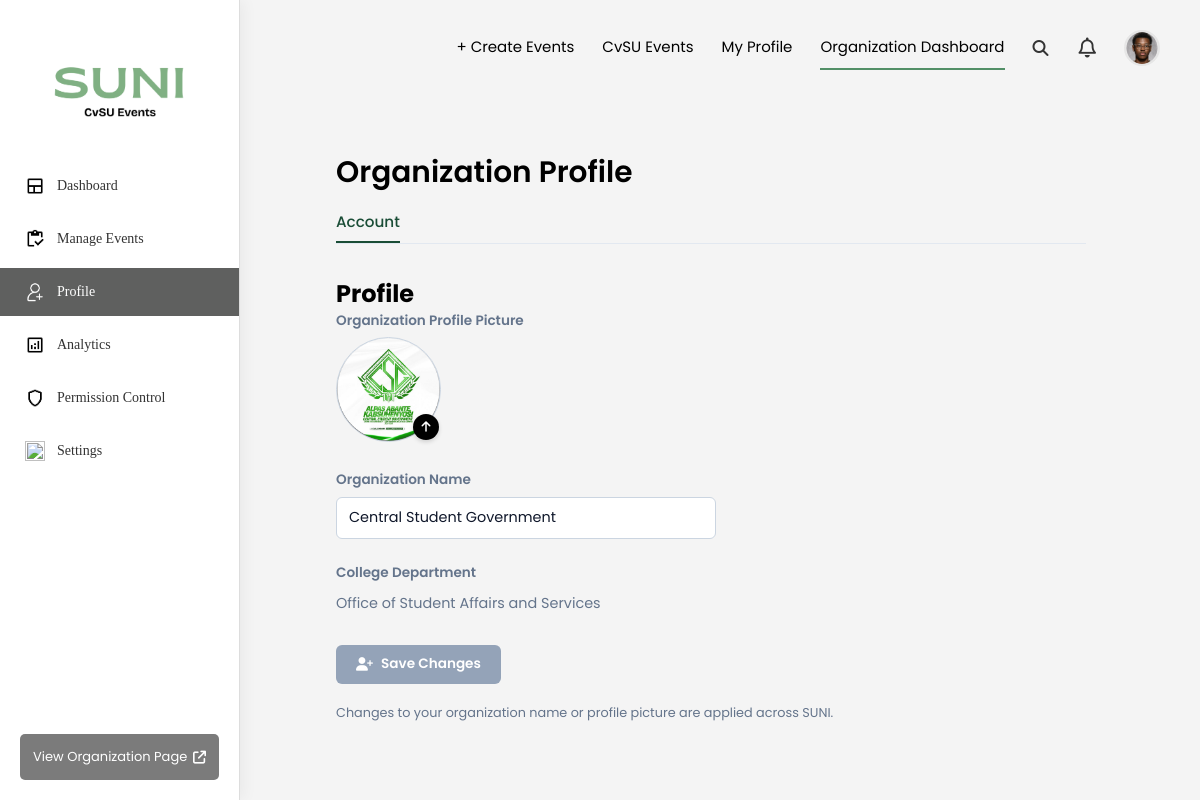
The page /org-profile.php (signed in) on the database its author committed.
### tables this page shows
CREATE TABLE IF NOT EXISTS `users` (
  `id` int NOT NULL AUTO_INCREMENT,
  `first_name` varchar(100) NOT NULL,
  `last_name` varchar(100) NOT NULL,
  `email` varchar(255) NOT NULL,
  `password` varchar(255) NOT NULL,
  `account_type` enum('cvsu','guest') NOT NULL,
  `bio` text,
  `department_id` int DEFAULT NULL,
  `profile_picture` varchar(255) DEFAULT NULL,
  `created_at` timestamp NULL DEFAULT CURRENT_TIMESTAMP,
  PRIMARY KEY (`id`),
  UNIQUE KEY `email` (`email`),
  KEY `department_id` (`department_id`)
);

CREATE TABLE IF NOT EXISTS `organizations` (
  `id` int NOT NULL AUTO_INCREMENT,
  `name` varchar(255) NOT NULL,
  `department_id` int DEFAULT NULL,
  `main_admin_id` int NOT NULL,
  `logo` varchar(255) DEFAULT NULL,
  PRIMARY KEY (`id`),
  KEY `department_id` (`department_id`),
  KEY `main_admin_id` (`main_admin_id`)
);

### org-profile.php (the view, shortened to what this page needs)
<?php
require_once 'db.php';
$user_id = (int)$_SESSION['user_id'];
$default_avatar = 'images/person3.png';
$profile_picture = $default_avatar;
$organization = null;
$stmt = $conn->prepare('SELECT profile_picture FROM users WHERE id = ? LIMIT 1');
$stmt->bind_param('i', $user_id);
$stmt->execute();
$result = $stmt->get_result();
$user = $result->fetch_assoc();
if ($user && !empty($user['profile_picture'])) {
    $db_user_path = $user['profile_picture'];
    if (file_exists($db_user_path) && is_file($db_user_path)) {
        $profile_picture = htmlspecialchars($db_user_path);
    } else {
        $profile_picture = $default_avatar;
    }
}
$org_stmt = $conn->prepare('
    SELECT
        o.id,
        o.name,
        o.logo,
        o.department_id,
        IFNULL(d.name, "No Department Assigned") as dept_name,
        o.main_admin_id,
        IF(o.main_admin_id = ?, "main_admin", oa.role) AS determined_role
    FROM organizations o
    LEFT JOIN departments d ON o.department_id = d.id
    LEFT JOIN organization_admins oa ON o.id = oa.organization_id AND oa.user_id = ?
    WHERE o.main_admin_id = ? OR oa.user_id = ?
    LIMIT 1
');
$org_stmt->bind_param('iiii', $user_id, $user_id, $user_id, $user_id);
$org_stmt->execute();
$org_result = $org_stmt->get_result();
if ($org_result && $org_result->num_rows > 0) {
    $organization = $org_result->fetch_assoc();
    $organization['role'] = $organization['determined_role'];
} else {
    $error_msg = 'You do not have permission to view this page. (Logged in User ID: ' . $user_id . '). Only organization creators, admins, or moderators can access this.';
}
$can_edit = ($organization && isset($organization['role']) && $organization['role'] !== 'moderator');
$org_logo = $default_avatar;
if ($organization && !empty($organization['logo'])) {
    $db_logo_path = $organization['logo'];
    $org_logo = htmlspecialchars($db_logo_path);
}
$org_name = $organization ? htmlspecialchars($organization['name']) : '';
$dept_name = $organization ? htmlspecialchars($organization['dept_name']) : '';
?>
<!DOCTYPE html>
<html lang="en">
<head>
  <link rel="stylesheet" href="https://cdnjs.cloudflare.com/ajax/libs/font-awesome/6.5.1/css/all.min.css"/>
  <link rel="stylesheet" href="css/org-navbar.css">
  <link rel="stylesheet" href="css/sidebar.css"/>
  <link rel="stylesheet" href="css/org-profile.css"/>
</head>
<body>
  <div class="sidebar">
    <div class="sidebar-top">
      <div class="menu">
        <img src="images/logo.png" class="sidebar-logo">
        <a href="dashboard.php">
          <img src="images/dashboard.png" class="sidebar-icon">
          Dashboard
        </a>
        <a href="manage.php">
          <img src="images/manageevent.png" class="sidebar-icon">
          Manage Events
        </a>
        <a href="org-profile.php" class="active">
          <img src="images/person2.png" class="sidebar-icon">
          Profile
        </a>
        <a href="#">
          <img src="images/analytics.png" class="sidebar-icon">
          Analytics
        </a>
        <a href="permission-control.php">
          <img src="images/permission.png" class="sidebar-icon">
          Permission Control
        </a>
        <a href="#">
          <img src="images/settings.png" class="sidebar-icon">
          Settings
        </a>
      </div>
    </div>
    <div class="sidebar-bottom">
      <button class="org-btn">
        View Organization Page
        <i class="fa-solid fa-arrow-up-right-from-square"></i>
      </button>
    </div>
  </div>
  <div class="main">
    <nav>
        <div class="container nav-container">
            <ul>
                <li><a href="create-events.php">+ Create Events</a></li>
                <li><a href="index.php">CvSU Events</a></li>
                <li><a href="org-profile.php">My Profile</a></li>
                <li><a href="dashboard.php" class="active">Organization Dashboard</a></li>
                <li class="nav-icons">
                    <i class="fa-solid fa-magnifying-glass"></i>
                    <i class="fa-regular fa-bell fa-lg"></i>
                </li>
                <li><img src="<?php echo $profile_picture; ?>" class="profile" alt="User Profile Image"></li>
            </ul>
        </div>
    </nav>
    <div class="profile-content-container">
      <div class="profile-inner-card">
        <header class="profile-header">
          <h1 class="profile-title">Organization Profile</h1>
          <div class="profile-sub-nav">
            <a href="#" class="sub-nav-item active">Account</a>
          </div>
        </header>
        <?php if ($organization): ?>
        <section class="profile-form-section">
          <h2> Profile</h2>
          <form id="orgProfileForm" method="POST" enctype="multipart/form-data">
            <div class="form-group">
              <label class="input-label">Organization Profile Picture</label>
              <div class="avatar-uploader">
                <div class="avatar-display">
                  <img id="profileDisplayImage" src="<?php echo $org_logo; ?>" alt="Organization Logo">
                </div>
                <?php if ($can_edit): ?>
                <label for="imageUploadInput" class="avatar-upload-badge" title="Upload Image">
                  <i class="fa-solid fa-arrow-up"></i>
                </label>
                <?php endif; ?>
              </div>
            </div>
            <div class="form-group">
              <label class="input-label" for="organizationName">Organization Name</label>
              <input
                type="text"
                id="organizationName"
                name="organization_name"
                class="form-text-input"
                value="<?php echo $org_name; ?>"
                required
                <?php echo !$can_edit ? 'disabled style="background-color: #f5f5f5; cursor: not-allowed;"' : ''; ?>
              >
            </div>
            <div class="form-group">
              <label class="input-label">College Department</label>
              <p class="form-static-value"><?php echo $dept_name; ?></p>
            </div>
            <div class="form-submit-row">
              <?php if ($can_edit): ?>
                <button type="submit" class="btn-save-profile">
                  <i class="fa-solid fa-user-plus"></i> Save Changes
                </button>
              <?php else: ?>
                <p style="color: #999; font-size: 0.9rem;"><i class="fa-solid fa-lock"></i> Editing is restricted for Moderators.</p>
              <?php endif; ?>
            </div>
            <p class="form-system-notice">Changes to your organization name or profile picture are applied across SUNI.</p>
          </form>
        </section>
        <?php endif; ?>
      </div>
    </div>
  </div>
</body>
</html>

### css/org-navbar.css (style rules this page uses)
.main nav { padding: 0; margin-bottom: 40px; width: 100%; }
.nav-container { display: flex; justify-content: space-between; align-items: center; width: 100%; }
nav { display: flex; justify-content: space-between; align-items: center; padding-top: 22px; padding-left: 20px; padding-right: 40px; padding-bottom: 20px; }
nav ul { list-style-type: none; display: flex; align-items: center; gap: 28px; }
nav ul li a { color: black; text-decoration: none; font-family: poppins; font-weight: 400; font-size: 15px; cursor: pointer; padding-top: 10px; padding-bottom: 10px; display: inline-block; border-bottom: 2px solid transparent; transition: border-color 0.3s ease-in-out; }
nav ul li a.active { border-bottom-color: #528f67; }
nav img { width: 140px; height: auto; display: block; }
.nav-icons { display: flex; align-items: center; gap: 30px; color: #333; font-size: 16px; }
.nav-icons i { cursor: pointer; transition: color 0.2s ease; }
.profile { width: 36px; height: 36px; border-radius: 50%; object-fit: cover; border: 2px solid #e6e6e6; }

### css/sidebar.css (style rules this page uses)
.sidebar { width:240px; background:#ffffff; height:100vh; display:flex; flex-direction:column; justify-content:space-between; border-right:1px solid #ddd; box-shadow:3px 0 15px rgba(0,0,0,0.05); }
.sidebar-logo { width: 180px; height: auto; display: block; margin: 0 auto; padding-bottom: 35px; padding-top: 25px; }
.sidebar-top { padding:35px 0; }
.menu { display:flex; flex-direction:column; gap:5px; }
.menu a { text-decoration:none; color:#333; padding:14px 25px; display:flex; align-items:center; gap:12px; font-size:14px; transition:0.3s; font-family: poppins2; }
.menu .active { background:#5f605f; color:white; }
.sidebar-bottom { padding:20px; }
.org-btn { width:100%; background:#7b7b7b; color:white; border:none; padding:13px; border-radius:5px; cursor:pointer; font-size:13px; display:flex; justify-content:space-between; align-items:center; }
.main { flex:1; padding:25px 40px; overflow-y:auto; }
.sidebar-icon { width: 20px; height: 20px; object-fit: contain; }
.menu a.active .sidebar-icon { filter: brightness(0) invert(1); }

### css/org-profile.css (style rules this page uses)
* { margin:0; padding:0; box-sizing:border-box; font-family:'Poppins', sans-serif; }
body { background:#f4f4f4; display:flex; min-height:100vh; overflow:hidden; }
.profile-content-container { padding: 2.5rem 3.5rem; font-family: 'Poppins', sans-serif; box-sizing: border-box; }
.profile-inner-card { max-width: 750px; width: 100%; }
.profile-header { margin-bottom: 2rem; }
.profile-title { font-size: 1.85rem; font-weight: 600; color: #000000; margin: 0 0 1rem 0; }
.profile-sub-nav { border-bottom: 1px solid #e2e8f0; display: flex; }
.sub-nav-item { text-decoration: none; font-size: 0.95rem; font-weight: 500; color: #1a4d36; padding-bottom: 0.5rem; border-bottom: 2px solid #1a4d36; display: inline-block; }
.form-group { margin-bottom: 1.5rem; display: flex; flex-direction: column; gap: 0.4rem; }
.input-label { font-size: 0.85rem; font-weight: 600; color: #64748b; }
.form-text-input { width: 100%; max-width: 380px; padding: 0.6rem 0.75rem; font-size: 0.9rem; border: 1px solid #cbd5e1; border-radius: 6px; color: #0f172a; font-family: inherit; outline: none; }
.form-static-value { font-size: 0.9rem; color: #64748b; margin: 0; padding: 0.2rem 0; }
.avatar-uploader { position: relative; width: 105px; height: 105px; margin-bottom: 0.25rem; }
.avatar-display { width: 100%; height: 100%; border-radius: 50%; overflow: hidden; border: 1px solid #cbd5e1; background-color: #f8fafc; }
.avatar-display img { width: 100%; height: 100%; object-fit: cover; }
.avatar-upload-badge { position: absolute; bottom: 2px; right: 2px; background-color: #000000; color: #ffffff; width: 26px; height: 26px; border-radius: 50%; display: flex; align-items: center; justify-content: center; cursor: pointer; font-size: 0.75rem; box-shadow: 0 2px 4px rgba(0,0,0,0.15); }
.form-submit-row { margin-top: 1.75rem; }
.btn-save-profile { background-color: #94a3b8; color: #ffffff; font-family: inherit; font-size: 0.85rem; font-weight: 600; padding: 0.6rem 1.25rem; border: none; border-radius: 6px; cursor: pointer; display: inline-flex; align-items: center; gap: 0.5rem; transition: background-color 0.2s ease; }
.form-system-notice { font-size: 0.8rem; color: #64748b; margin-top: 1.25rem; }

### rows shown on the page
users: profile_picture (picture)
organizations: logo (picture), organization_name "Central Student Government"

### other values the page prints
$dept_name "Office of Student Affairs and Services"
